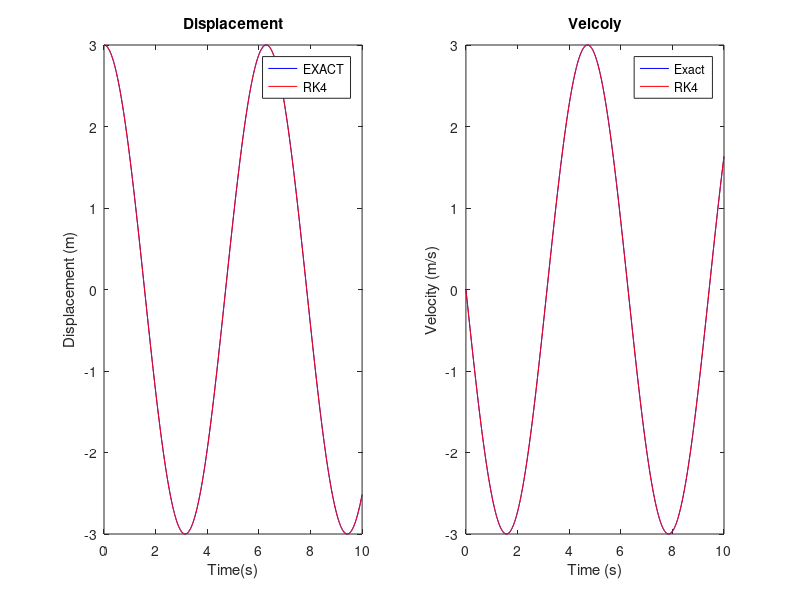

Write the MATLAB code that produced this figure.
% RK4 for 2nd ODE example from Youtube
clear;
clc;
close all;

% Input parameters
dt = 0.01;
k = 1;
m = 1;
x0 = 3;
v0 = 0;
t = 0:dt:10;

% Exact solution
x_exact = x0*cos(sqrt(k/m)*t);
v_exact = -sqrt(k/m)*x0*sin(sqrt(k/m)*t);

% RK4
f1 = @(t,x,v) v;
f2 = @(t,x,v) -k/m*x;
h = dt;

x = zeros(length(t), 1);
v = zeros(length(t), 1);

x(1) = x0;
v(1) = v0;

for i = 1:length(t)-1

    K1x = f1(t(i),x(i),v(i));
    K1v = f2(t(i),x(i),v(i));
    K2x = f1(t(i) + h/2, x(i) + h*K1x/2, v(i) + h*K1v/2);
    K2v = f2(t(i) + h/2, x(i) + h*K1x/2, v(i) + h*K1v/2);
    K3x = f1(t(i) + h/2, x(i) + h*K2x/2, v(i) + h*K2v/2);
    K3v = f2(t(i) + h/2, x(i) + h*K2x/2, v(i) + h*K2v/2);
    K4x = f1(t(i) + h, x(i) + h*K3x, v(i) + h*K3v);
    K4v = f2(t(i) + h, x(i) + h*K3x, v(i) + h*K3v);
    
    x(i+1) = x(i) + h/6*(K1x + 2*K2x + 2*K3x + K4x);
    v(i+1) = v(i) + h/6*(K1v + 2*K2v + 2*K3v + K4v);

end

%plots
subplot(121);
plot(t,x_exact,'b',t,x,'r');
legend('EXACT','RK4');
xlabel('Time(s)');
ylabel('Displacement (m)');
title('Displacement');

subplot(122);
plot(t,v_exact,'b',t,v,'r');
legend('Exact','RK4');
xlabel('Time (s)');
ylabel('Velocity (m/s)');
title('Velcoiy');
